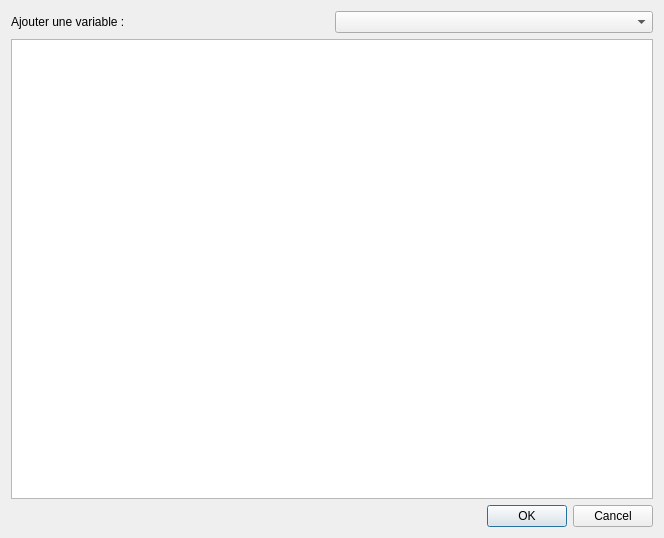
<?xml version="1.0" encoding="UTF-8"?>
<ui version="4.0">
 <class>CompositeTextEditDialog</class>
 <widget class="QDialog" name="CompositeTextEditDialog">
  <property name="geometry">
   <rect>
    <x>0</x>
    <y>0</y>
    <width>664</width>
    <height>538</height>
   </rect>
  </property>
  <property name="windowTitle">
   <string>Dialog</string>
  </property>
  <layout class="QGridLayout" name="gridLayout">
   <item row="0" column="1">
    <widget class="QComboBox" name="m_info_cb"/>
   </item>
   <item row="0" column="0">
    <widget class="QLabel" name="label">
     <property name="text">
      <string>Ajouter une variable :</string>
     </property>
    </widget>
   </item>
   <item row="2" column="0" colspan="2">
    <widget class="QDialogButtonBox" name="m_button_box">
     <property name="orientation">
      <enum>Qt::Horizontal</enum>
     </property>
     <property name="standardButtons">
      <set>QDialogButtonBox::Cancel|QDialogButtonBox::Ok</set>
     </property>
    </widget>
   </item>
   <item row="1" column="0" colspan="2">
    <widget class="QPlainTextEdit" name="m_plain_text_edit"/>
   </item>
  </layout>
 </widget>
 <resources/>
 <connections>
  <connection>
   <sender>m_button_box</sender>
   <signal>accepted()</signal>
   <receiver>CompositeTextEditDialog</receiver>
   <slot>accept()</slot>
   <hints>
    <hint type="sourcelabel">
     <x>248</x>
     <y>254</y>
    </hint>
    <hint type="destinationlabel">
     <x>157</x>
     <y>274</y>
    </hint>
   </hints>
  </connection>
  <connection>
   <sender>m_button_box</sender>
   <signal>rejected()</signal>
   <receiver>CompositeTextEditDialog</receiver>
   <slot>reject()</slot>
   <hints>
    <hint type="sourcelabel">
     <x>316</x>
     <y>260</y>
    </hint>
    <hint type="destinationlabel">
     <x>286</x>
     <y>274</y>
    </hint>
   </hints>
  </connection>
 </connections>
</ui>
